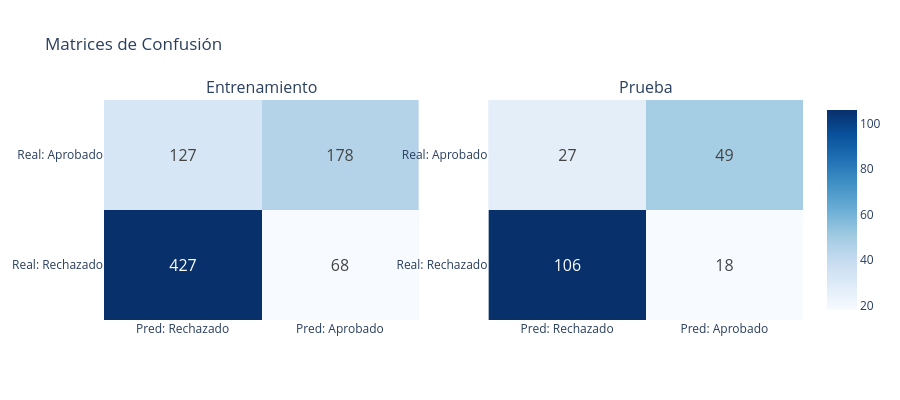

Notebook code for this chart:
### Markdown cell above
## 🎭 Matriz de Confusión

La matriz de confusión nos muestra exactamente dónde acierta y falla nuestro modelo:

### Code cell
# Calcular matrices de confusión
cm_train = confusion_matrix(y_train, y_train_pred)
cm_test = confusion_matrix(y_test, y_test_pred)

# Crear visualización
fig = make_subplots(
    rows=1, cols=2,
    subplot_titles=['Entrenamiento', 'Prueba']
)

# Matriz de entrenamiento
fig.add_trace(
    go.Heatmap(
        z=cm_train,
        x=['Pred: Rechazado', 'Pred: Aprobado'],
        y=['Real: Rechazado', 'Real: Aprobado'],
        colorscale='Blues',
        text=cm_train,
        texttemplate="%{text}",
        textfont={"size":16},
        showscale=False
    ),
    row=1, col=1
)

# Matriz de prueba
fig.add_trace(
    go.Heatmap(
        z=cm_test,
        x=['Pred: Rechazado', 'Pred: Aprobado'],
        y=['Real: Rechazado', 'Real: Aprobado'],
        colorscale='Blues',
        text=cm_test,
        texttemplate="%{text}",
        textfont={"size":16}
    ),
    row=1, col=2
)

fig.update_layout(
    title_text="Matrices de Confusión",
    height=400
)
fig.show()

# Análisis detallado para conjunto de prueba
tn, fp, fn, tp = cm_test.ravel()
print("\n📊 Análisis detallado (Conjunto de Prueba):")
print(f"  ✅ Verdaderos Positivos (TP): {tp} - Aprobados correctamente")
print(f"  ✅ Verdaderos Negativos (TN): {tn} - Rechazados correctamente")
print(f"  ❌ Falsos Positivos (FP): {fp} - Rechazados que deberían ser aprobados")
print(f"  ❌ Falsos Negativos (FN): {fn} - Aprobados que deberían ser rechazados")

print(f"\n💡 Interpretación para el negocio:")
print(f"  💳 Tarjetas aprobadas correctamente: {tp/(tp+fp):.1%}")
print(f"  🚫 Clientes buenos rechazados incorrectamente: {fp} ({fp/(tn+fp):.1%})")
print(f"  ⚠️ Clientes riesgosos aprobados incorrectamente: {fn} ({fn/(fn+tp):.1%})")

### Figure 1 — Plotly figure (JSON) as saved in the notebook; plotly's stock layout.template omitted (floating-point values rounded to 4 significant figures)
{"data": [{"colorscale": [[0, "rgb(247,251,255)"], [0.125, "rgb(222,235,247)"], [0.25, "rgb(198,219,239)"], [0.375, "rgb(158,202,225)"], [0.5, "rgb(107,174,214)"], [0.625, "rgb(66,146,198)"], [0.75, "rgb(33,113,181)"], [0.875, "rgb(8,81,156)"], [1, "rgb(8,48,107)"]], "showscale": false, "text": [[427, 68], [127, 178]], "textfont": {"size": 16}, "texttemplate": "%{text}", "type": "heatmap", "x": ["Pred: Rechazado", "Pred: Aprobado"], "xaxis": "x", "y": ["Real: Rechazado", "Real: Aprobado"], "yaxis": "y", "z": [[427, 68], [127, 178]]}, {"colorscale": [[0, "rgb(247,251,255)"], [0.125, "rgb(222,235,247)"], [0.25, "rgb(198,219,239)"], [0.375, "rgb(158,202,225)"], [0.5, "rgb(107,174,214)"], [0.625, "rgb(66,146,198)"], [0.75, "rgb(33,113,181)"], [0.875, "rgb(8,81,156)"], [1, "rgb(8,48,107)"]], "text": [[106, 18], [27, 49]], "textfont": {"size": 16}, "texttemplate": "%{text}", "type": "heatmap", "x": ["Pred: Rechazado", "Pred: Aprobado"], "xaxis": "x2", "y": ["Real: Rechazado", "Real: Aprobado"], "yaxis": "y2", "z": [[106, 18], [27, 49]]}], "layout": {"annotations": [{"font": {"size": 16}, "showarrow": false, "text": "Entrenamiento", "x": 0.225, "xanchor": "center", "xref": "paper", "y": 1, "yanchor": "bottom", "yref": "paper"}, {"font": {"size": 16}, "showarrow": false, "text": "Prueba", "x": 0.775, "xanchor": "center", "xref": "paper", "y": 1, "yanchor": "bottom", "yref": "paper"}], "height": 400, "title": {"text": "Matrices de Confusión"}, "xaxis": {"anchor": "y", "domain": [0, 0.45]}, "xaxis2": {"anchor": "y2", "domain": [0.55, 1]}, "yaxis": {"anchor": "x", "domain": [0, 1]}, "yaxis2": {"anchor": "x2", "domain": [0, 1]}}}
